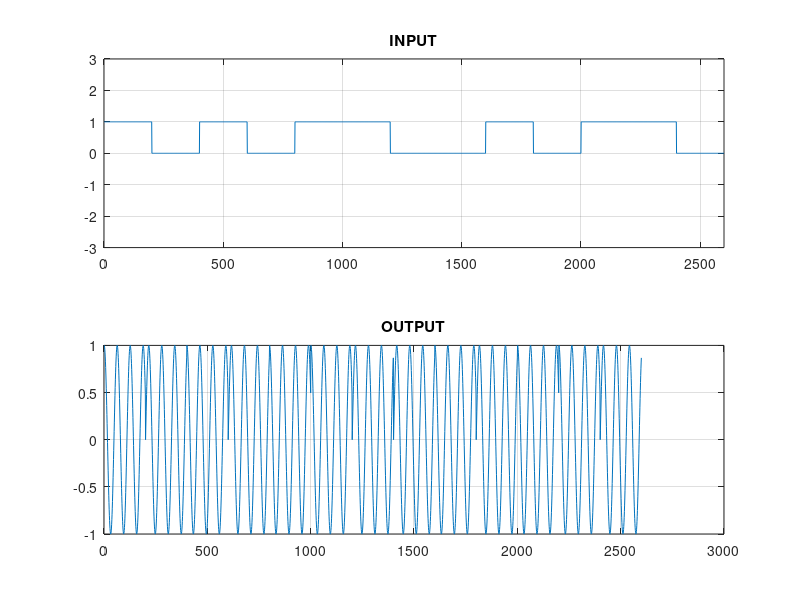

Write the MATLAB code that produced this figure.
%%QPSK using MATLAB

% 19th July 2018 

% Hemant Goraksh Ghuge
% MATLAB & SIMULINK USER
% Third Year
% Electronics and Telecommunication Engineering
% Government College of Engineering & Research, Avasari Khurd


%%
clc;
clear all;
close all;

%%
data=[1,0,1,0,1,1,0,0,1,0,1,1,0];

last = length(data);
t=1;
for start = 1:last
    
    if (data(start)==0)     %% 00
        for j=0:0.1:19.9
            q(t)=0;
            o(t)=sin(j);    %% 0 degree
            t=t+1;
        end
        
    elseif (data(start)==1) %% 01
        for j=0:0.1:19.9
            q(t)=1;
            o(t)=cos(j);    %% 90 degree
            t=t+1;
        end
        
    elseif (data(start)==10) %% 10
        for j=0:0.1:19.9
            q(t)=2;
            o(t)=-sin(j);   %% 180 degree
            t=t+1;
        end
        
    else %(data(start)==11) %% 11
        for j=0:0.1:19.9
            q(t)=3;
            o(t)=-cos(j);   %% 270 degree
            t=t+1;
        end    
    end
end

subplot(2,1,1)
plot(q);
title('INPUT');
axis([0 2600 -3 3]);
grid on;

subplot(2,1,2)
plot(o);
title('OUTPUT');
grid on;